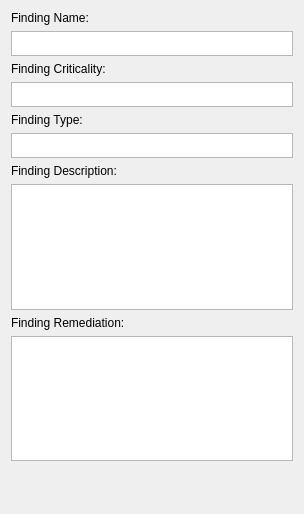
<?xml version="1.0" encoding="UTF-8"?>
<ui version="4.0">
 <class>FindingDetailWindow</class>
 <widget class="QDialog" name="FindingDetailWindow">
  <property name="geometry">
   <rect>
    <x>0</x>
    <y>0</y>
    <width>304</width>
    <height>514</height>
   </rect>
  </property>
  <property name="windowTitle">
   <string>Finding Details</string>
  </property>
  <layout class="QGridLayout" name="gridLayout">
   <item row="0" column="0">
    <layout class="QVBoxLayout" name="verticalLayout">
     <item>
      <widget class="QLabel" name="FindingWindowNameLBL">
       <property name="maximumSize">
        <size>
         <width>16777215</width>
         <height>25</height>
        </size>
       </property>
       <property name="text">
        <string>Finding Name:</string>
       </property>
      </widget>
     </item>
     <item>
      <widget class="QTextEdit" name="FindingWindowNameTextEdit">
       <property name="maximumSize">
        <size>
         <width>16777215</width>
         <height>25</height>
        </size>
       </property>
       <property name="readOnly">
        <bool>true</bool>
       </property>
      </widget>
     </item>
     <item>
      <widget class="QLabel" name="FindingWindowCriticalityLBL">
       <property name="maximumSize">
        <size>
         <width>16777215</width>
         <height>25</height>
        </size>
       </property>
       <property name="text">
        <string>Finding Criticality:</string>
       </property>
      </widget>
     </item>
     <item>
      <widget class="QTextEdit" name="FindingWindowCriticalityTextEdit">
       <property name="sizePolicy">
        <sizepolicy hsizetype="Expanding" vsizetype="Expanding">
         <horstretch>0</horstretch>
         <verstretch>0</verstretch>
        </sizepolicy>
       </property>
       <property name="maximumSize">
        <size>
         <width>16777215</width>
         <height>25</height>
        </size>
       </property>
       <property name="readOnly">
        <bool>true</bool>
       </property>
      </widget>
     </item>
     <item>
      <widget class="QLabel" name="FindingWindowTypeLBL">
       <property name="text">
        <string>Finding Type:</string>
       </property>
      </widget>
     </item>
     <item>
      <widget class="QTextEdit" name="FindingWindowTypeTextEdit">
       <property name="maximumSize">
        <size>
         <width>16777215</width>
         <height>25</height>
        </size>
       </property>
       <property name="readOnly">
        <bool>true</bool>
       </property>
      </widget>
     </item>
     <item>
      <widget class="QLabel" name="FindingWindowDescriptionLBL">
       <property name="maximumSize">
        <size>
         <width>16777215</width>
         <height>25</height>
        </size>
       </property>
       <property name="text">
        <string>Finding Description:</string>
       </property>
      </widget>
     </item>
     <item>
      <widget class="QTextEdit" name="FindingWindowDescriptionTextEdit">
       <property name="maximumSize">
        <size>
         <width>16777215</width>
         <height>150</height>
        </size>
       </property>
       <property name="readOnly">
        <bool>true</bool>
       </property>
      </widget>
     </item>
     <item>
      <widget class="QLabel" name="FindingWindowRemediationLBL">
       <property name="maximumSize">
        <size>
         <width>16777215</width>
         <height>25</height>
        </size>
       </property>
       <property name="text">
        <string>Finding Remediation:</string>
       </property>
      </widget>
     </item>
     <item>
      <widget class="QTextEdit" name="FindingWindowRemediationTextEdit">
       <property name="maximumSize">
        <size>
         <width>16777215</width>
         <height>150</height>
        </size>
       </property>
       <property name="readOnly">
        <bool>true</bool>
       </property>
      </widget>
     </item>
     <item>
      <spacer name="verticalSpacer">
       <property name="orientation">
        <enum>Qt::Vertical</enum>
       </property>
       <property name="sizeHint" stdset="0">
        <size>
         <width>128</width>
         <height>66</height>
        </size>
       </property>
      </spacer>
     </item>
    </layout>
   </item>
  </layout>
 </widget>
 <resources/>
 <connections/>
</ui>
